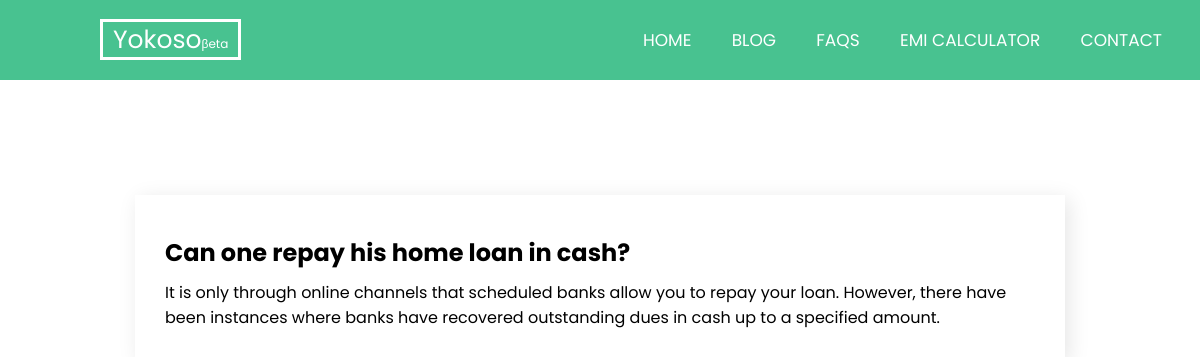
The app's page /FAQs/auto-loan with its own data.
### Subapp01/models.py (models this page shows)
class FAQText(models.Model):
    title = models.CharField(max_length=100)
    description = models.TextField()
    category = models.ForeignKey(FAQCategory, on_delete = models.CASCADE, null = True)
    def __str__(self):
        return self.title

### Subapp01/views.py (the view)
# urls.py: path('FAQs/<slug>', FAQs , name = 'FAQs'),
def FAQs(request, slug):
    print(slug)
    category = FAQCategory.objects.get(slug=slug)
    datas = FAQText.objects.filter(id=category.id)
    print(datas)
    return render(request, 'app/faq.html', {'datas': datas})

### templates/app/faq.html (shortened to what this page needs)
{% extends "base.html" %} {% load static %}  {% block css %}
<link rel="stylesheet" href="{% static 'css/faq.css' %}" />
{% endblock %} {% block body %}
<div class="wrap">
  <div class="wrap__child">
    {% for i in datas %}
    <div class="wrap__text">
    <h2>{{i.title}}</h2>
    <p>{{i.description}}</p>
    </div>
    {% endfor %}
  </div>
</div>
{% endblock %}

### static/css/index.css (style rules this page uses)
* { margin: 0; padding: 0; box-sizing: border-box; text-decoration: none; font-family: "Poppins", sans-serif; }
html { scroll-behavior: smooth; }

### static/css/faq.css (style rules this page uses)
.wrap { width:80%; height:auto; margin: 0px auto; padding-top: 100px; }
.wrap__text { box-shadow: 4px 4px 20px rgba(0,0,0,0.1); padding: 30px 30px; margin: 15px; }
.wrap__text h2 { margin: 10px 0px; }

### records on screen
FAQText: title "Can one repay his home loan in cash?", description "It is only through online channels that scheduled banks allow you to repay your loan. However, there have been instances where banks have recovered outstanding dues in cash up to a specified amount."
